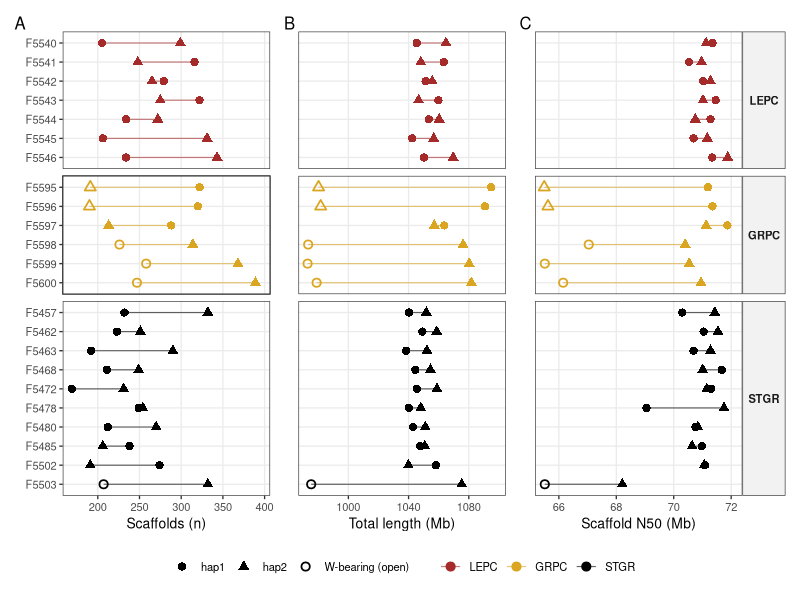
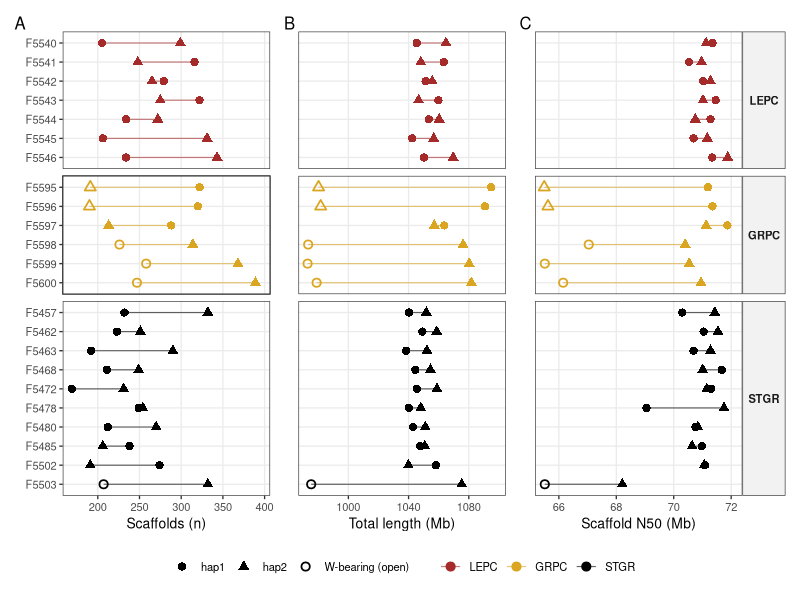
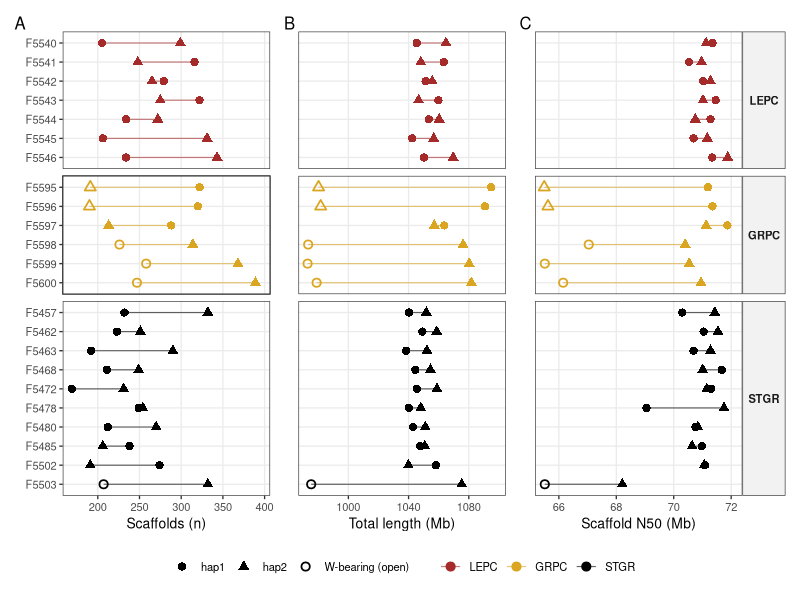

These charts were generated, in order, by the following R code:
# =============================================================================
# plot_assembly_contiguity.R
# USFWS report Objective 3, Figure S5: contiguity of the 46 haplotype-resolved,
# pseudo-chromosome-scale prairie grouse assemblies (QUAST, final RagTag-ordered
# assemblies after removal of unplaced scaffolds < 50 kb).
#
# Three panels: number of scaffolds, total assembly length (Mb) and scaffold
# N50 (Mb). One row per individual, grouped by species; hap1 and hap2 are
# joined by a line. W-bearing haplotypes of the six females are drawn as open
# symbols (they lack the ~75 Mb Z chromosome, hence shorter length and N50).
#
# Run in RStudio (needs ggplot2; patchwork optional but recommended):
#   install.packages(c("ggplot2", "patchwork"))
# Outputs (working directory): FigS_assembly_contiguity.pdf / .png
# =============================================================================

library(ggplot2)

# ---- data (Table S3) -------------------------------------------------------
asm <- read.table(header = TRUE, stringsAsFactors = FALSE, text = "
sample species scaf_h1 scaf_h2 len_h1 len_h2 n50_h1 n50_h2
F5457 STGR 232 332 1040.3 1051.8 70.30 71.43
F5462 STGR 223 251 1049.2 1058.7 71.04 71.54
F5463 STGR 192 290 1038.4 1052.2 70.69 71.28
F5468 STGR 211 249 1044.5 1054.5 71.67 71.01
F5472 STGR 169 231 1045.5 1058.8 71.30 71.15
F5478 STGR 249 254 1040.2 1048.1 69.05 71.75
F5480 STGR 212 270 1042.9 1051.1 70.76 70.84
F5485 STGR 238 206 1047.7 1050.8 70.98 70.64
F5502 STGR 274 191 1058.2 1039.9 71.08 71.06
F5503 STGR 207 332 975.3 1075.3 65.51 68.21
F5540 LEPC 205 299 1045.4 1064.8 71.35 71.13
F5541 LEPC 316 248 1063.4 1048.1 70.53 70.97
F5542 LEPC 279 265 1051.3 1055.7 71.02 71.28
F5543 LEPC 322 275 1059.8 1046.6 71.46 71.02
F5544 LEPC 234 272 1053.4 1060.3 71.28 70.75
F5545 LEPC 206 331 1042.4 1056.7 70.69 71.17
F5546 LEPC 234 343 1050.2 1069.6 71.34 71.88
F5595 GRPC 322 191 1094.8 980.2 71.19 65.49
F5596 GRPC 320 190 1090.7 981.6 71.35 65.62
F5597 GRPC 288 213 1063.7 1057.1 71.87 71.13
F5598 GRPC 226 314 973.3 1076.2 67.04 70.40
F5599 GRPC 258 368 972.9 1080.3 65.51 70.54
F5600 GRPC 247 389 978.9 1081.7 66.15 70.95
")

# W-bearing haplotypes of the six females (Table S3; CHD1 PCR, Figure S7)
w_hap <- c("F5503_hap1", "F5595_hap2", "F5596_hap2",
           "F5598_hap1", "F5599_hap1", "F5600_hap1")

# ---- reshape to long format (base R, no tidyr needed) -----------------------
long <- do.call(rbind, lapply(c("h1", "h2"), function(h) {
  data.frame(sample  = asm$sample,
             species = asm$species,
             hap     = ifelse(h == "h1", "hap1", "hap2"),
             Scaffolds = asm[[paste0("scaf_", h)]],
             Length    = asm[[paste0("len_",  h)]],
             N50       = asm[[paste0("n50_",  h)]])
}))
long$id      <- paste(long$sample, long$hap, sep = "_")
long$W       <- long$id %in% w_hap
long$species <- factor(long$species, levels = c("LEPC", "GRPC", "STGR"))
# order individuals: by species, then sample ID (top to bottom)
ord <- with(asm, sample[order(factor(species, levels = c("LEPC", "GRPC", "STGR")), sample)])
long$sample <- factor(long$sample, levels = rev(ord))

sp_cols <- c(LEPC = "#A52A2A", GRPC = "#DAA520", STGR = "#000000")

# ---- one panel: W-bearing haplotypes drawn with open symbols ----------------
long$hap_W <- ifelse(long$W, paste0(long$hap, "_W"), long$hap)
panel <- function(var, xlab, show_y = TRUE, show_strip = FALSE) {
  ggplot(long, aes(x = .data[[var]], y = sample)) +
    geom_line(aes(group = sample, colour = species), linewidth = 0.4, alpha = 0.6) +
    geom_point(aes(colour = species, shape = hap_W), size = 2.2, stroke = 0.9) +
    scale_shape_manual(values = c(hap1 = 16, hap2 = 17, hap1_W = 1, hap2_W = 2),
                       breaks = c("hap1", "hap2", "hap1_W"),
                       labels = c("hap1", "hap2", "W-bearing (open)"),
                       name = NULL) +
    scale_colour_manual(values = sp_cols, name = NULL) +
    scale_x_continuous(expand = expansion(mult = c(0.05, 0.08))) +
    facet_grid(species ~ ., scales = "free_y", space = "free_y") +
    labs(x = xlab, y = NULL) +
    theme_bw(base_size = 10) +
    theme(panel.grid.minor = element_blank(),
          panel.grid.major.y = element_line(colour = "grey92"),
          axis.text.y = if (show_y) element_text(size = 8) else element_blank(),
          axis.ticks.y = if (show_y) element_line() else element_blank(),
          strip.text.y.right = if (show_strip) element_text(angle = 0, face = "bold") else element_blank(),
          strip.background = if (show_strip) element_rect(fill = "grey95") else element_blank(),
          legend.position = "bottom")
}

pA <- panel("Scaffolds", "Scaffolds (n)") + labs(tag = "A")
pB <- panel("Length",    "Total length (Mb)", show_y = FALSE) + labs(tag = "B")
pC <- panel("N50",       "Scaffold N50 (Mb)", show_y = FALSE, show_strip = TRUE) + labs(tag = "C")

# ---- combine and save ---------------------------------------------------------
if (requireNamespace("patchwork", quietly = TRUE)) {
  library(patchwork)
  fig <- (pA | pB | pC) +
    plot_layout(guides = "collect") &
    theme(legend.position = "bottom")
  print(fig)
  ggsave("FigS_assembly_contiguity.pdf", fig, width = 9, height = 6.5)
  ggsave("FigS_assembly_contiguity.png", fig, width = 9, height = 6.5, dpi = 600)
} else {
  message("patchwork not installed: saving the three panels separately")
  for (p in list(A = pA, B = pB, C = pC)) print(p)
  ggsave("FigS_assembly_contiguity_A_scaffolds.png", pA, width = 4, height = 6.5, dpi = 600)
  ggsave("FigS_assembly_contiguity_B_length.png",    pB, width = 3.5, height = 6.5, dpi = 600)
  ggsave("FigS_assembly_contiguity_C_N50.png",       pC, width = 3.5, height = 6.5, dpi = 600)
}

# quick summary for the text
cat(sprintf("N50: %.2f-%.2f Mb (median %.2f); length: %.1f-%.1f Mb (median %.1f); scaffolds: %d-%d (median %d)\n",
            min(long$N50), max(long$N50), median(long$N50),
            min(long$Length), max(long$Length), median(long$Length),
            min(long$Scaffolds), max(long$Scaffolds), as.integer(median(long$Scaffolds))))
